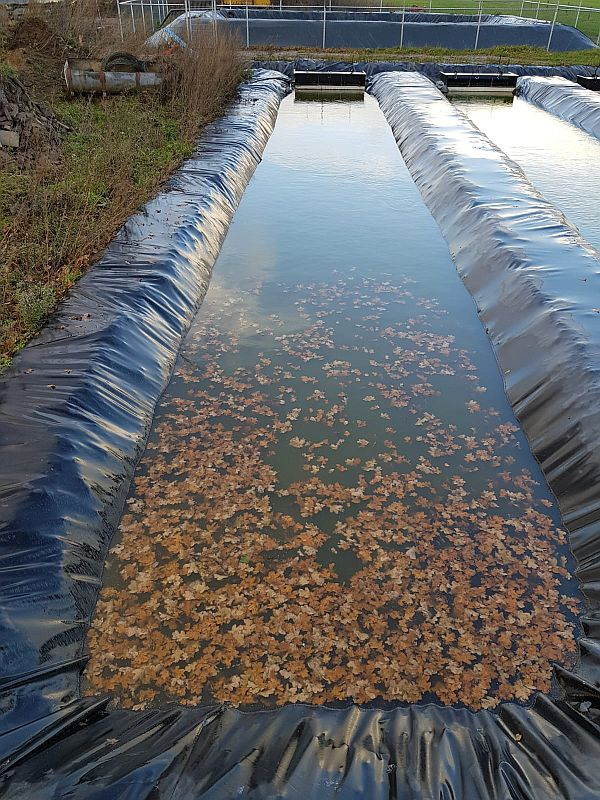
#> input picture pic2.jpg, 600 x 800 px
$ python redboarder.py   (older library calls are emulated)
#> lines starting #> are read from the running program, lines starting #| are printed output that depends on the picture; after the words box and inside, x2 and y2 are one past the last pixel; in counts of white or black regions, pixels touching at a corner belong together
### pyimagesearch.py
# import the necessary packages
import numpy as np
import cv2

def order_points(pts):
	# initialzie a list of coordinates that will be ordered
	# such that the first entry in the list is the top-left,
	# the second entry is the top-right, the third is the
	# bottom-right, and the fourth is the bottom-left
	rect = np.zeros((4, 2), dtype = "float32")

	# the top-left point will have the smallest sum, whereas
	# the bottom-right point will have the largest sum
	s = pts.sum(axis = 1)
	rect[0] = pts[np.argmin(s)]
	rect[2] = pts[np.argmax(s)]

	# now, compute the difference between the points, the
	# top-right point will have the smallest difference,
	# whereas the bottom-left will have the largest difference
	diff = np.diff(pts, axis = 1)
	rect[1] = pts[np.argmin(diff)]
	rect[3] = pts[np.argmax(diff)]

	# return the ordered coordinates
	return rect
def four_point_transform(image, pts):
	# obtain a consistent order of the points and unpack them
	# individually
	rect = order_points(pts)
	(tl, tr, br, bl) = rect

	# compute the width of the new image, which will be the
	# maximum distance between bottom-right and bottom-left
	# x-coordiates or the top-right and top-left x-coordinates
	widthA = np.sqrt(((br[0] - bl[0]) ** 2) + ((br[1] - bl[1]) ** 2))
	widthB = np.sqrt(((tr[0] - tl[0]) ** 2) + ((tr[1] - tl[1]) ** 2))
	maxWidth = max(int(widthA), int(widthB))

	# compute the height of the new image, which will be the
	# maximum distance between the top-right and bottom-right
	# y-coordinates or the top-left and bottom-left y-coordinates
	heightA = np.sqrt(((tr[0] - br[0]) ** 2) + ((tr[1] - br[1]) ** 2))
	heightB = np.sqrt(((tl[0] - bl[0]) ** 2) + ((tl[1] - bl[1]) ** 2))
	maxHeight = max(int(heightA), int(heightB))

	# now that we have the dimensions of the new image, construct
	# the set of destination points to obtain a "birds eye view",
	# (i.e. top-down view) of the image, again specifying points
	# in the top-left, top-right, bottom-right, and bottom-left
	# order
	dst = np.array([
		[0, 0],
		[maxWidth - 1, 0],
		[maxWidth - 1, maxHeight - 1],
		[0, maxHeight - 1]], dtype = "float32")

	# compute the perspective transform matrix and then apply it
	M = cv2.getPerspectiveTransform(rect, dst)
	warped = cv2.warpPerspective(image, M, (maxWidth, maxHeight))

	# return the warped image
	return warped

### redboarder.py
import cv2
import numpy as np
from matplotlib import pyplot as plt
from pyimagesearch import four_point_transform
# load the image and grab the source coordinates (i.e. the list of
# of (x, y) points)
# NOTE: using the 'eval' function is bad form, but for this example
# let's just roll with it -- in future posts I'll show you how to
# automatically determine the coordinates without pre-supplying them
image = cv2.imread('pic2.jpg')
#> image is the input picture: shape (800, 600, 3); mean B, G, R 101.7, 101.8, 101.5
pts = np.array(eval('[(67, 685), (597, 661), (378, 87), (281, 91)]'), dtype = "float32")


def warpedfoo(image, pts):
	# apply the four point tranform to obtain a "birds eye view" of
	# the image
	warped = four_point_transform(image, pts)
#> in four_point_transform, `warped = cv2.warpPerspective(image, M, (maxWidth, maxHeight))`:
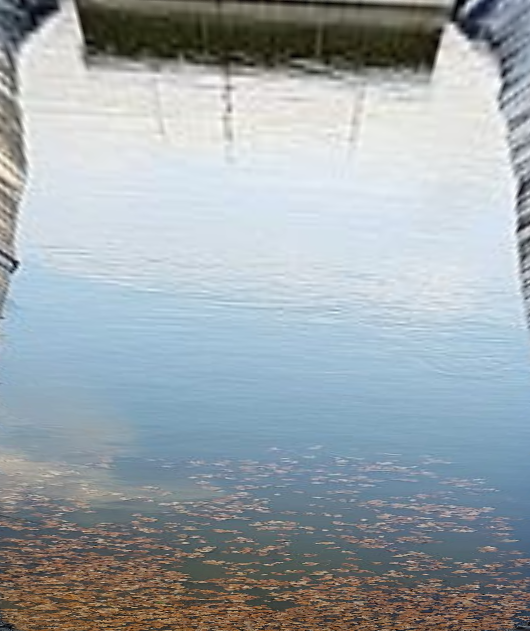
#> warped: shape (631, 530, 3); mean B, G, R 171, 165.7, 156.3
	return warped
def changecolorandframe(img1):
	BLUE = [255,0,0]
	constant= cv2.copyMakeBorder(img1,10,10,10,10,cv2.BORDER_CONSTANT,value=BLUE)
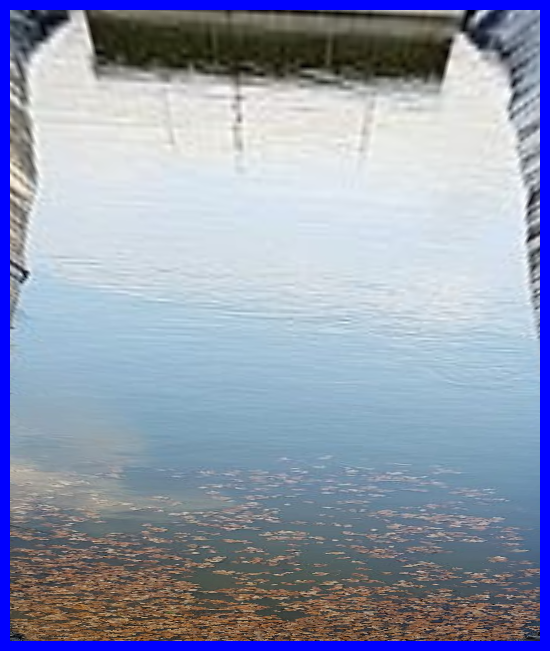
#> constant: shape (651, 550, 3); mean B, G, R 176.6, 154.8, 146
	hsv = cv2.cvtColor(constant,cv2.COLOR_BGR2RGB)
	plt.imshow(constant,'gray'),plt.title('CONSTANT')
	plt.show()
	return hsv
def colordetection(color_changed,boundaries):
	# define the list of boundaries #boundaries = [([0, 0, 240], [10, 10, 255]),([100, 80, 60], [145, 135, 130])]
	# loop over the boundaries
	for (lower, upper) in boundaries:
		# create NumPy arrays from the boundaries
		lower = np.array(lower, dtype = "uint8")
		upper = np.array(upper, dtype = "uint8")

		# find the colors within the specified boundaries and apply
		# the mask
		mask = cv2.inRange(color_changed, lower, upper)
		colordet_img = cv2.bitwise_and(color_changed, color_changed, mask = mask)
		_, contours, _ = cv2.findContours(mask, cv2.RETR_TREE, cv2.CHAIN_APPROX_NONE)

		# show the images
		cv2.imshow("images", np.hstack([color_changed, colordet_img]))
		cv2.waitKey(0)
#> this loop made 1 pass
#> pass 1, in colordetection, `mask = cv2.inRange(color_changed, lower, upper)`:
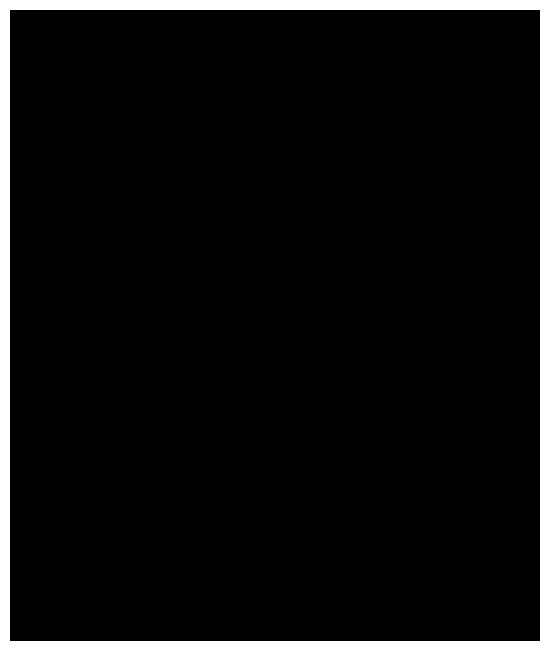
#> mask: shape (651, 550); 6.6% white; 1 white region, box (x1, y1, x2, y2) and area: (0, 0, 550, 651) 23620
#> pass 1, in colordetection, `colordet_img = cv2.bitwise_and(color_changed, color_changed, mask = ma..`:
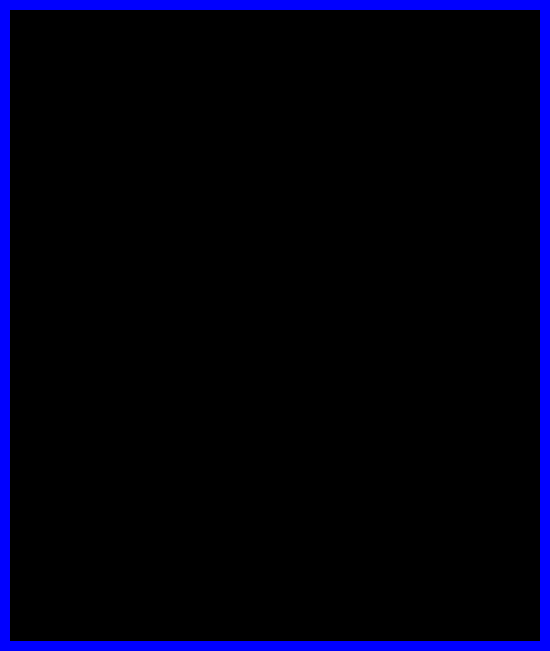
#> colordet_img: shape (651, 550, 3); mean R, G, B 0, 0, 16.8
#> pass 1, in colordetection, `cv2.imshow("images", np.hstack([color_changed, colordet_img]))`:
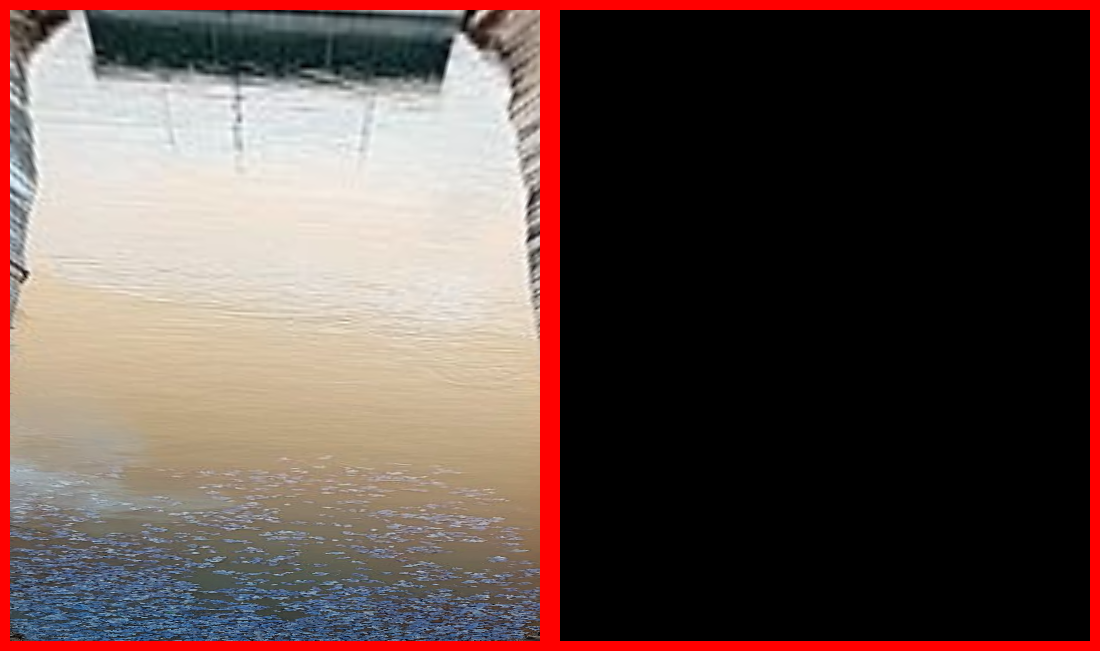
#> window 'images': shape (651, 1100, 3); mean B, G, R 73, 77.4, 96.7
	return colordet_img

img1 = warpedfoo(image, pts)
color_changed = changecolorandframe(img1)
colordet_red = colordetection(color_changed,[([0, 0, 240], [10, 10, 255])])
colordet_flower = colordetection(color_changed,[([100, 80, 60], [145, 135, 130])])
#> the loop in colordetection (call 2), `for (lower, upper) in boundaries:` made 1 pass
#> (lower, upper) on pass 1: ([100, 80, 60], [145, 135, 130])
#> pass 1, in colordetection (call 2), `colordet_img = cv2.bitwise_and(color_changed, color_changed, mask = ma..`:
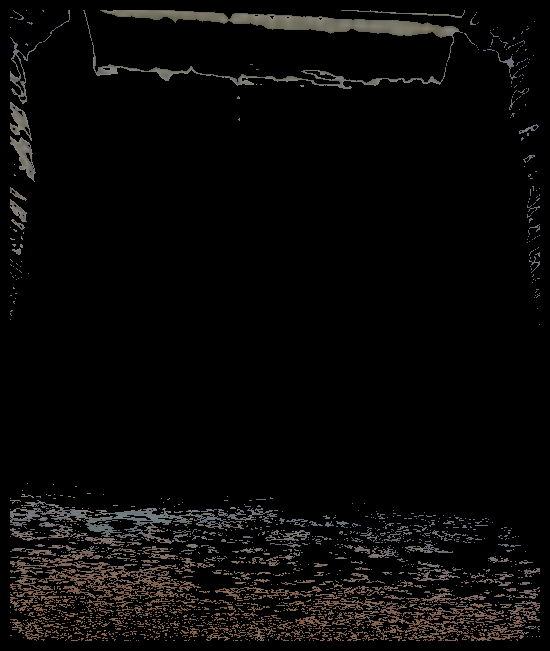
#> colordet_img: shape (651, 550, 3); mean R, G, B 9.3, 8.4, 7.6
#> pass 1, in colordetection (call 2), `cv2.imshow("images", np.hstack([color_changed, colordet_img]))`:
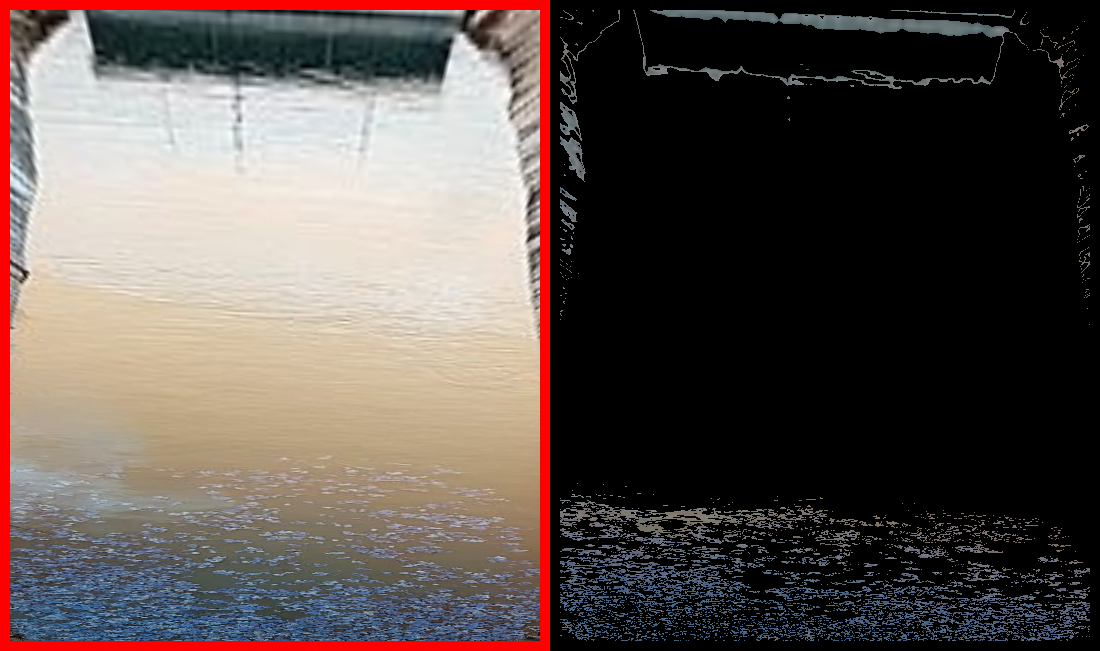
#> window 'images': shape (651, 1100, 3); mean B, G, R 77.6, 81.6, 92.1
cv2.imshow("Flower", colordet_flower)
cv2.imshow("Red", colordet_red)
cv2.waitKey(0)

$ run again, with pic1.jpg copied over pic2.jpg
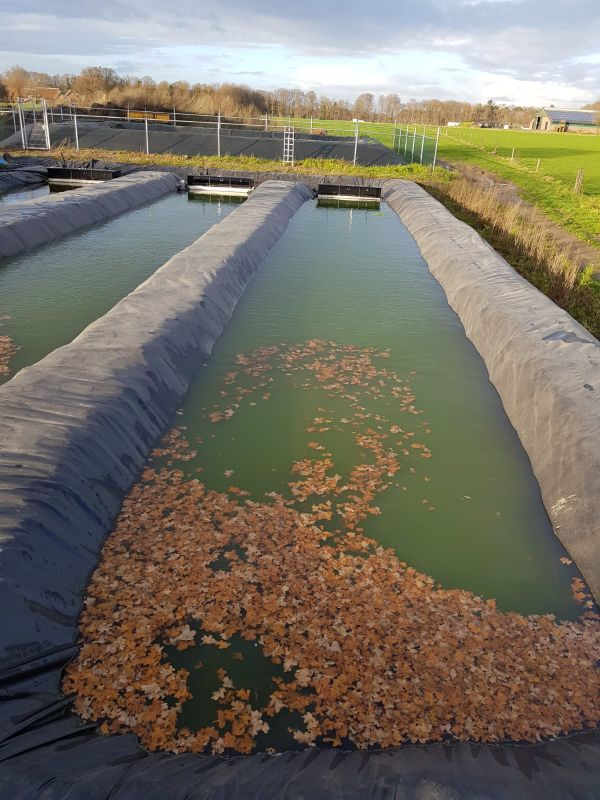
#> input picture pic1.jpg, 600 x 800 px
#> image is the input picture: shape (800, 600, 3); mean B, G, R 99.5, 111.8, 118
#> the loop in colordetection (call 2), `for (lower, upper) in boundaries:` made 1 pass
#> (lower, upper) on pass 1: ([100, 80, 60], [145, 135, 130])
#> pass 1, in colordetection (call 2), `mask = cv2.inRange(color_changed, lower, upper)`:
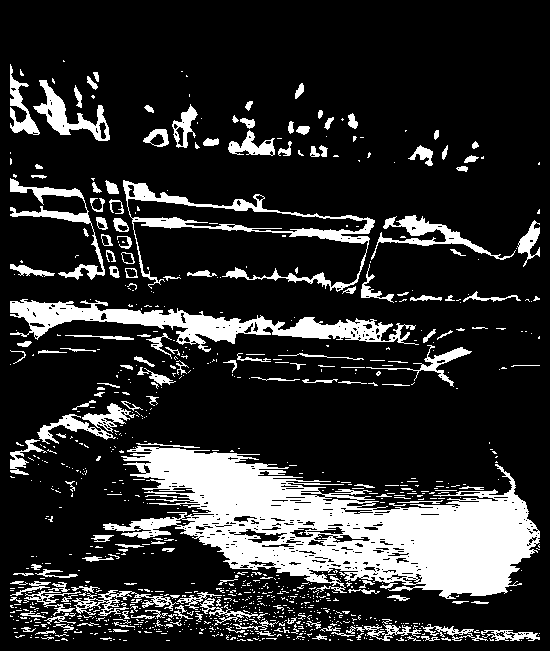
#> mask: shape (651, 550); 18.4% white; 984 white regions (814 under 20 px), largest, box (x1, y1, x2, y2) and area: (103, 446, 540, 599) 31499, (10, 299, 419, 352) 6680, (123, 180, 375, 292) 3811
#> pass 1, in colordetection (call 2), `cv2.imshow("images", np.hstack([color_changed, colordet_img]))`:
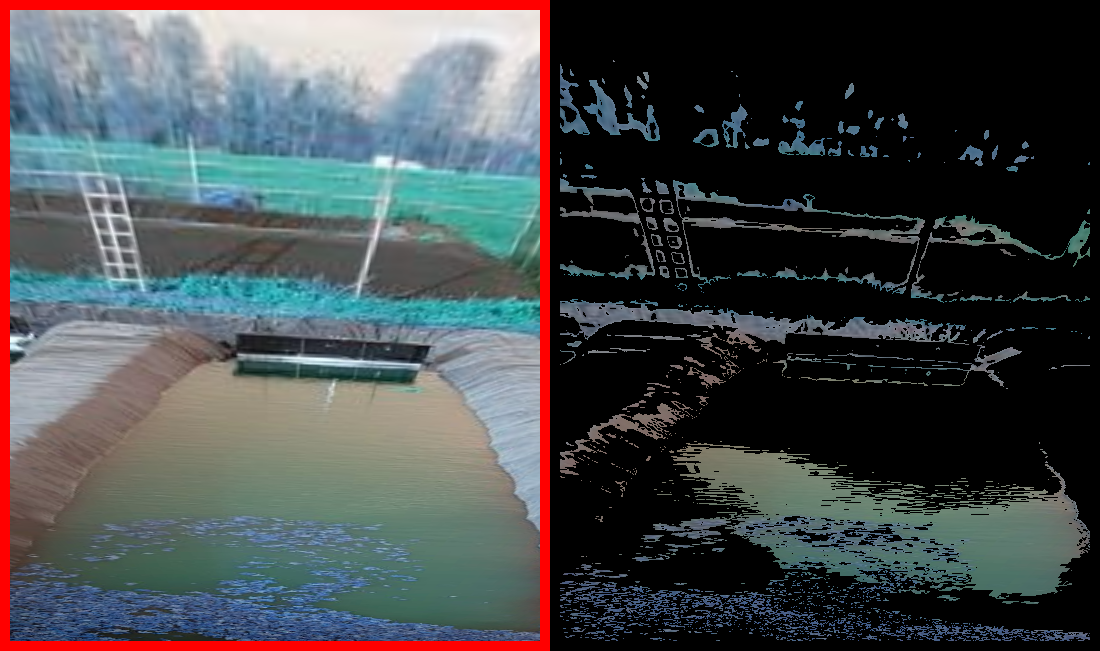
#> window 'images': shape (651, 1100, 3); mean B, G, R 75.3, 73.5, 70.6

$ run again, with pic3.jpg copied over pic2.jpg
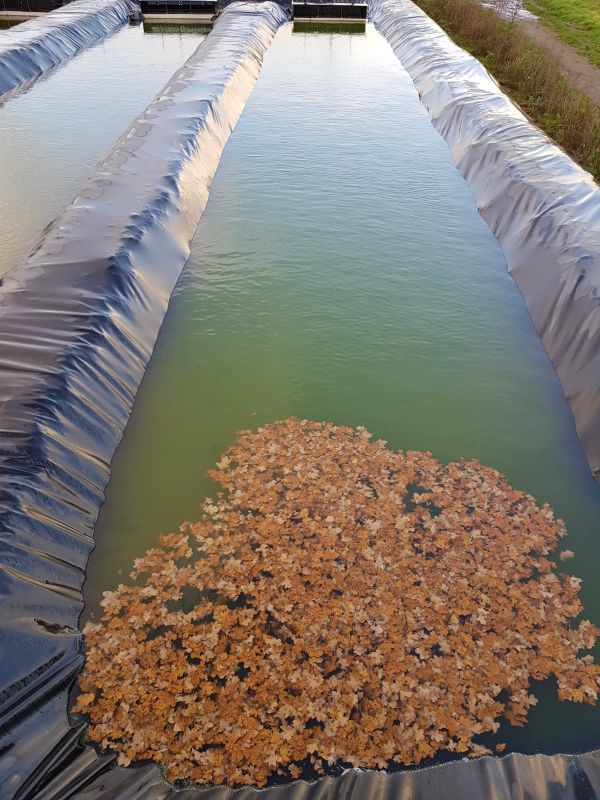
#> input picture pic3.jpg, 600 x 800 px
#> image is the input picture: shape (800, 600, 3); mean B, G, R 113, 122.2, 131
#> the loop in colordetection (call 2), `for (lower, upper) in boundaries:` made 1 pass
#> (lower, upper) on pass 1: ([100, 80, 60], [145, 135, 130])
#> pass 1, in colordetection (call 2), `mask = cv2.inRange(color_changed, lower, upper)`:
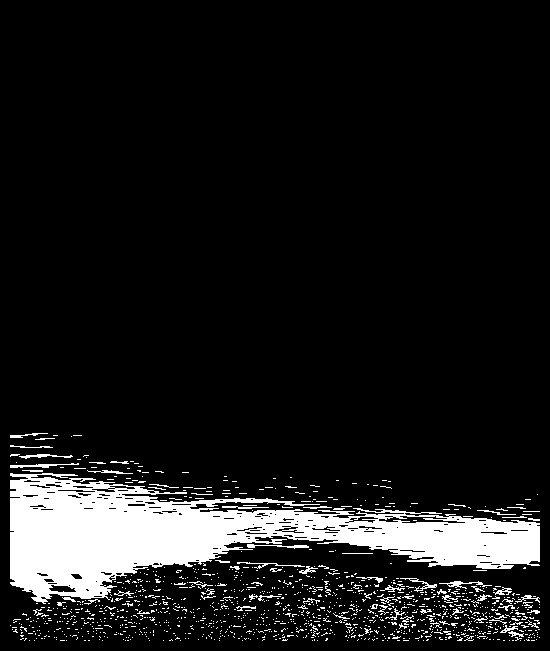
#> mask: shape (651, 550); 10.4% white; 1266 white regions (1191 under 20 px), largest, box (x1, y1, x2, y2) and area: (10, 473, 540, 604) 30280, (10, 463, 79, 468) 151, (439, 581, 492, 589) 129
#> pass 1, in colordetection (call 2), `cv2.imshow("images", np.hstack([color_changed, colordet_img]))`:
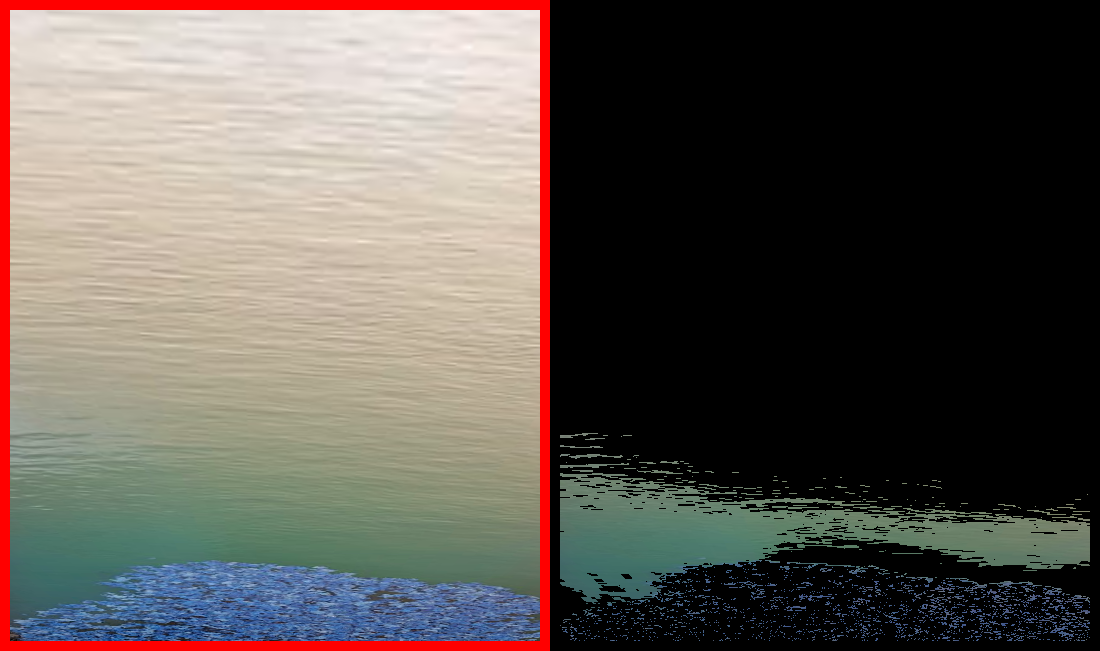
#> window 'images': shape (651, 1100, 3); mean B, G, R 81.3, 87.1, 93.8

$ run again, with pic4.jpg copied over pic2.jpg
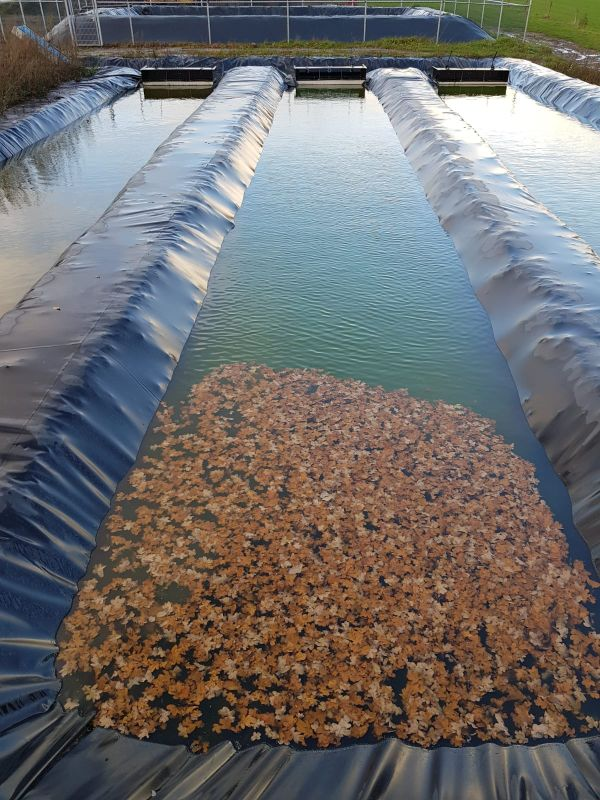
#> input picture pic4.jpg, 600 x 800 px
#> image is the input picture: shape (800, 600, 3); mean B, G, R 109, 109.4, 111.6
#> the loop in colordetection (call 2), `for (lower, upper) in boundaries:` made 1 pass
#> (lower, upper) on pass 1: ([100, 80, 60], [145, 135, 130])
#> pass 1, in colordetection (call 2), `cv2.imshow("images", np.hstack([color_changed, colordet_img]))`:
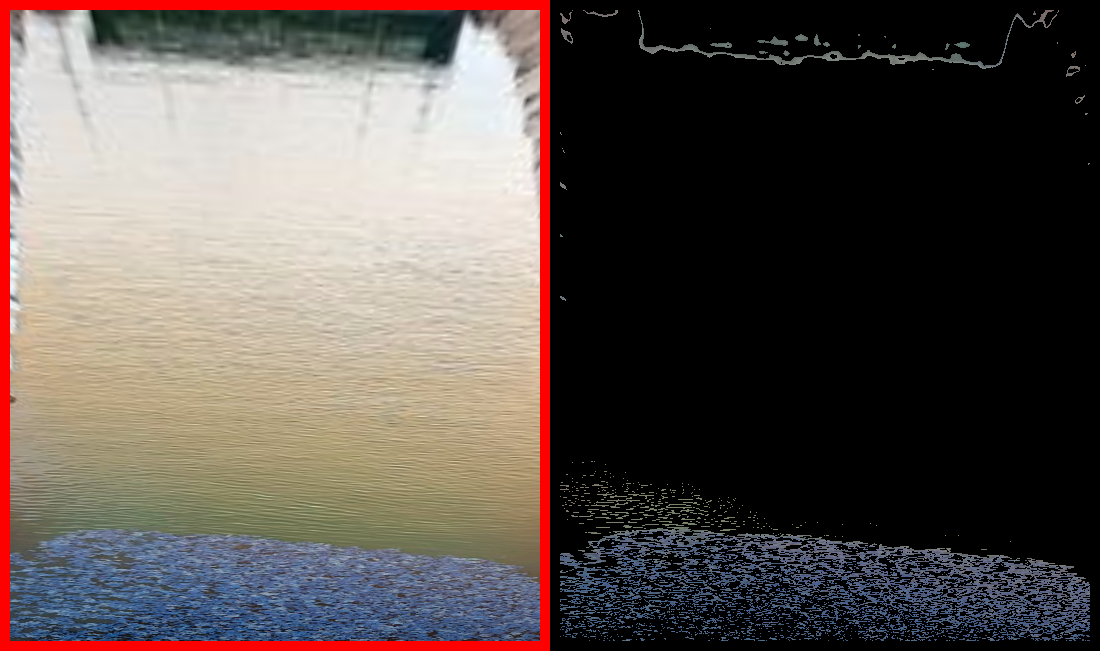
#> window 'images': shape (651, 1100, 3); mean B, G, R 78.6, 82.7, 92.1
